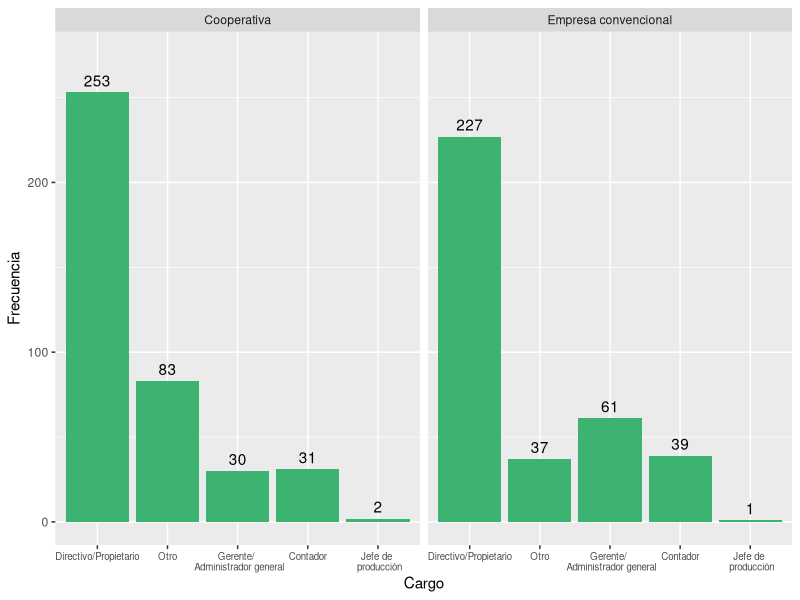
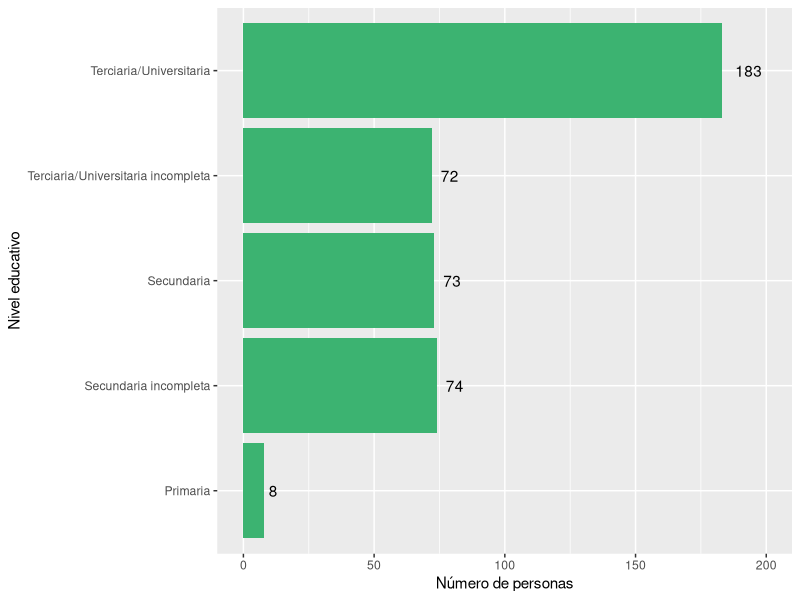
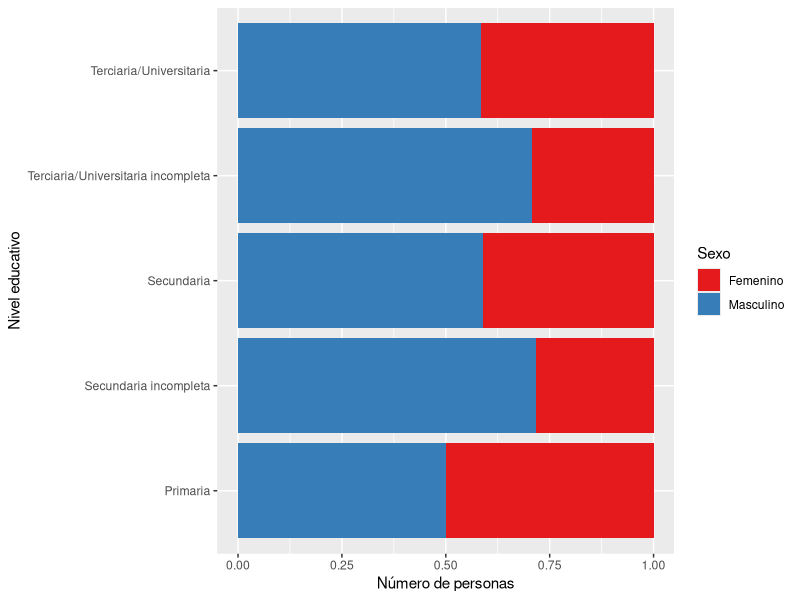
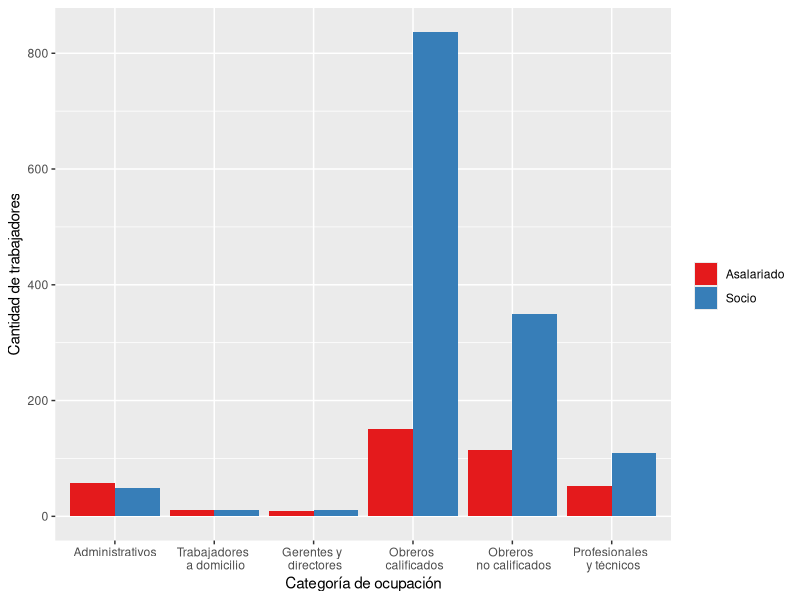
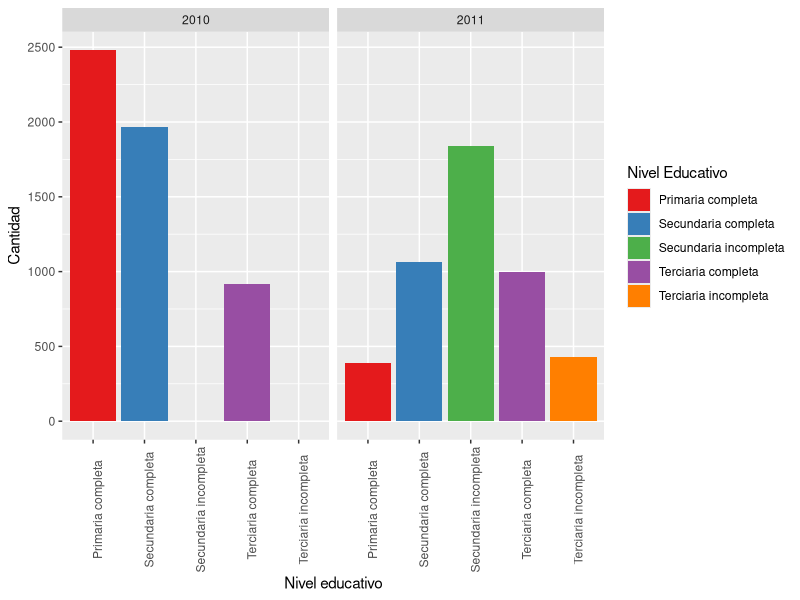
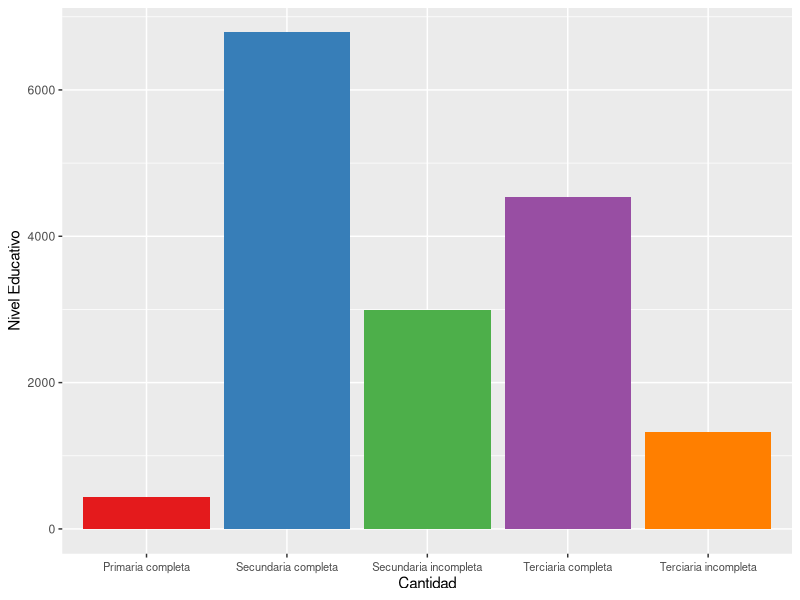
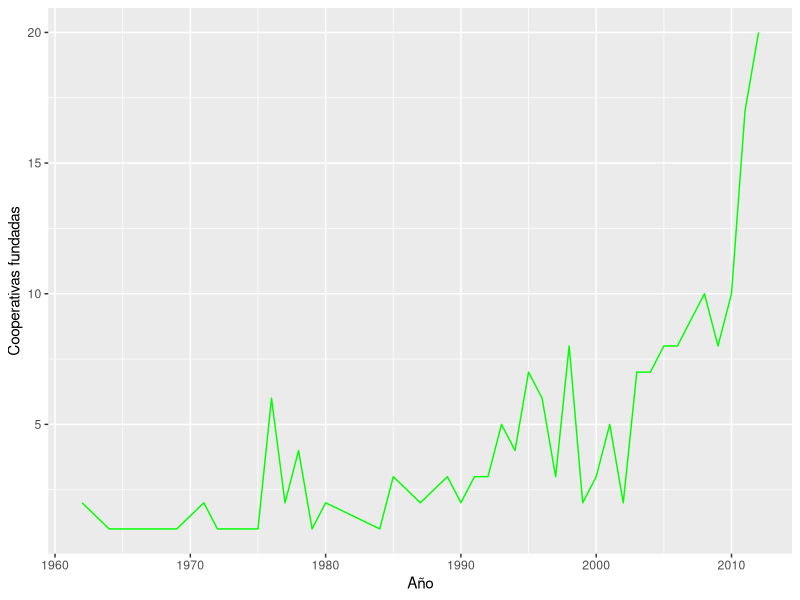
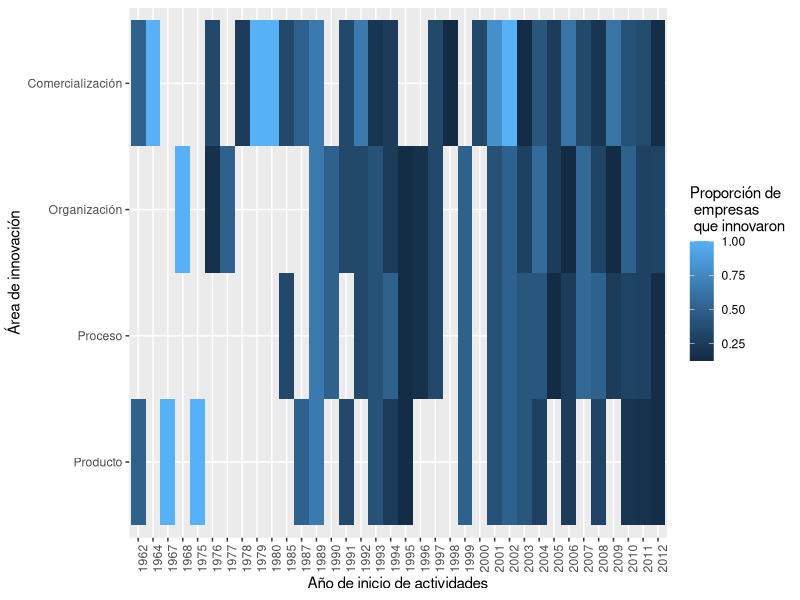

Write the R code that produced these figures, in order.
## ---- chunk 1
knitr::opts_chunk$set(echo = FALSE, fig.pos = 'hbpt', message = FALSE, warning = FALSE, fig.height = 5)
## ---- chunk 2
### PREPARACIÓN DE LOS DATOS ###

library(tidyverse)
library(haven)
library(scales)
library(lubridate)

datos <- read_dta("Datos/2011_2013panel.dta")

#Datos sobre: info general, cantidad de ocupados segun categorias   

gen_ocup <- datos %>% select(form, año, cp, ct, a22cargo, a4, a11a1, a11a2, a11a3,b1, b2SOC1:b2ASALtot, b2SOC135:b2ASALtotf, b3soc2p: b3asal6tuc, starts_with("ciiu"))


#Datos sobre: supervisión y conflicto: gestion, ausentismo

sup_conf <- datos %>%
  select(form, año, f21, f22, f23, f3, f3b1, f3b2, f3b3, f4bactitud, f4ccalidad)

  
#Datos sobre: tecnologia e innovación

tecno <- datos %>%
  select(form, año, g11:g31, g31:g31resul, g4proc:g422emp, g41a, g41b, g43a:g44b)
  
#Opiniones del entrevistado

opinion <- datos %>%
  select(form, año, h1posturaa, h5pacienci, h84educaci, h89sexo)

##Remuneraciones

#Salarios nominales promedio por categoria
Salarios <- datos %>% 
  select(form, año, c31asal:c36rs) 

##Inversion y financiamiento

EdiCons <- datos %>%
  select(Capital=d11capcap, Gastos= d11invgasg, Ingresos=d11invingi, Inversiones=d11invinv, Activo=d11actact)

TotAct <- datos %>%
  select(d16captot:d16acttot)

TotPas <- datos %>%
  select(d2tot)


#Trabajadores que ingresaron y dejaron la cooperativa por edad.
TraIng <- datos %>%
  select(año, b18a35soc:b18atot)

TraDej <- datos %>%
  select(año, b14a35soc:b14atot)

## ---- chunk 3

gen_ocup %>%
  filter(is.na(a22cargo) == FALSE) %>%
  mutate(a22cargo = recode(a22cargo, `1` = "Directivo/Propietario", `2` = "Gerente/ \n Administrador general", `3` = "Contador", `4` = "Jefe de \n producción", `5` = "Otro"), cp = recode(cp, `1` = "Cooperativa", `0` = "Empresa convencional")) %>%
  group_by(cp, a22cargo) %>%
  summarise(Frecuencia = n()) %>%
  ggplot(aes(x = reorder(a22cargo, -Frecuencia))) +
  geom_bar(aes(y = Frecuencia), stat = "identity", fill = "mediumseagreen") +
  facet_wrap(vars(cp)) + 
  geom_text(aes(y = Frecuencia, label = Frecuencia), vjust = -.5) +
  ylim(0, 275) + 
  theme(axis.text.x = element_text(size = 7)) +
  labs(x = "Cargo", y = "Frecuencia") 
## ---- chunk 4
opinion %>%
  filter(is.na(h89sexo) == FALSE) %>%  #En el primer anio no se pregunto
  ggplot() +
  geom_bar(aes(as.factor(h84educaci)), fill = "mediumseagreen") +
  scale_x_discrete(labels = c("Primaria", "Secundaria incompleta", "Secundaria", "Terciaria/Universitaria incompleta", "Terciaria/Universitaria")) +
  coord_flip() +
  labs(x = "Nivel educativo", y = "Número de personas") +
  geom_text(aes(x = h84educaci, y = (..count..), label = (..count..)), stat = "count", hjust = -.5) + ylim(0, 200)
## ---- chunk 5
opinion %>%
  filter(is.na(h89sexo) == FALSE) %>%
  mutate(h89sexo = recode(h89sexo, `1` = "Masculino", `2` = "Femenino")) %>%
  ggplot() +
  geom_bar(aes(as.factor(h84educaci), fill = as.factor(h89sexo)), position = "fill") +
  scale_fill_discrete(labels = c("Masculino", "Femenino")) +
  scale_fill_brewer(palette = "Set1") +
  scale_x_discrete(labels = c("Primaria", "Secundaria incompleta", "Secundaria", "Terciaria/Universitaria incompleta", "Terciaria/Universitaria")) +
  coord_flip() +
  labs(x = "Nivel educativo", y = "Número de personas", fill = "Sexo") 
## ---- chunk 6
gen_ocup %>%
  gather("categoria", "ocup", b2SOC1:b2SOC6, b2ASAL1:b2ASAL6) %>%
  filter(!is.na(categoria), cp == 1) %>%
  mutate(
    cat_ocup = case_when(
               categoria %in% c("b2SOC1", "b2ASAL1") ~ "Gerente_dir",
               categoria %in% c("b2SOC2", "b2ASAL2") ~ "prof_tec",
               categoria %in% c("b2SOC3", "b2ASAL3") ~ "admin",
               categoria %in% c("b2SOC4", "b2ASAL4") ~ "obrero_calif",
               categoria %in% c("b2SOC5", "b2ASAL5") ~ "obrero_nocalif",
               categoria %in% c("b2SOC6", "b2ASAL6") ~ "adomicilio"
               ),
    cat_AS = if_else(categoria %in% c("b2SOC1", "b2SOC2", "b2SOC3", "b2SOC4", "b2SOC5", "b2SOC6"), "Socio", "Asalariado")
    ) %>%
  ggplot() +
  geom_bar(aes(x = cat_ocup, y = ocup, fill = cat_AS), stat = "identity", position = "dodge") +
  scale_x_discrete(labels = c(
    "Administrativos", 
    "Trabajadores \n a domicilio", 
    "Gerentes y \n directores", 
    "Obreros \n calificados", 
    "Obreros \n no calificados", 
    "Profesionales \n y técnicos")
    ) + 
  labs(x = "Categoría de ocupación", y = "Cantidad de trabajadores", fill = "") +
  scale_fill_brewer(palette = "Set1")
## ---- chunk 7
gen_ocup %>%
  select(año, b3soc2p:b3soc6tuc) %>%
  group_by(año) %>%
  summarise(b3soc2p = sum(b3soc2p, na.rm = T),
            b3soc3si = sum(b3soc3si, na.rm = T),
            b3soc4sc = sum(b3soc4sc, na.rm = T),
            b3soc5tui = sum(b3soc5tui, na.rm = T),
            b3soc6tuc = sum(b3soc6tuc, na.rm = T)) %>%
  gather("NivelEducativo", "Cantidad", -año) %>%
  mutate(NivelEducativo = recode(NivelEducativo, b3soc2p = "Primaria completa", b3soc3si = "Secundaria incompleta", b3soc4sc = "Secundaria completa", b3soc5tui = "Terciaria incompleta", b3soc6tuc = "Terciaria completa"), año = recode(año, `1` = 2010, `2` = 2011)) %>% 
  ggplot() +
  geom_bar(aes(x = NivelEducativo, y = Cantidad, fill = NivelEducativo), stat = "identity", position = "dodge") + facet_wrap(~año) + theme(axis.text.x = element_text(angle = 90)) +
  labs(x = "Nivel educativo", y = "Cantidad", fill = "Nivel Educativo") +
  scale_fill_brewer(palette = "Set1")
  
## ---- chunk 8
gen_ocup %>%
  select(año, b3asal2p:b3asal6tuc) %>%
  filter(año == 2) %>% 
  group_by(año) %>%
  summarise(b3asal2p = sum(b3asal2p, na.rm = T),
            b3asal3si = sum(b3asal3si, na.rm = T),
            b3asal4sc = sum(b3asal4sc, na.rm = T),
            b3asal5tui = sum(b3asal5tui, na.rm = T),
            b3asal6tuc = sum(b3asal6tuc, na.rm = T)) %>%
  gather("NivelEducativo", "Cantidad", -año) %>%
  mutate(NivelEducativo = recode(NivelEducativo, b3asal2p = "Primaria completa", b3asal3si = "Secundaria incompleta", b3asal4sc = "Secundaria completa", b3asal5tui = "Terciaria incompleta", b3asal6tuc = "Terciaria completa")) %>% 
 ggplot() +
  geom_bar(aes(y = Cantidad, x = NivelEducativo, fill = NivelEducativo), stat = "identity") +
   theme(axis.text.x = element_text(vjust = 0.5, size = 8), legend.position = "none") +
  labs(x = "Cantidad", y = "Nivel Educativo", colour = "Nivel Educativo") +
  scale_fill_brewer(palette = "Set1")
## ---- chunk 9
inno_arr <- datos %>%
  select(form, año, cp, a4, g4prod, g4proc, g4org, g4com) %>%
  mutate(a4 = as.Date(a4, format = "%d/%m/%Y")) %>%
  filter(a4 > "1800-01-01" & a4 < "2013-01-01", is.na(g4prod) == FALSE, is.na(g4proc) == FALSE, is.na(g4org) == FALSE, is.na(g4com) == FALSE, cp == 1)

inno_arr %>%
  mutate(a4 = year(a4)) %>%
  group_by(a4) %>%
  summarise(n = n()) %>%
  ggplot() +
  geom_line(aes(x = a4, y = n), color = "green") +
  labs(x = "Año", y = "Cooperativas fundadas")
## ---- chunk 10
inno_arr %>%
  gather("tipo", "hubo", g4prod, g4proc, g4org, g4com) %>%
  mutate(a4 = year(a4), hubo = recode(hubo, `1` = "Sí", `2` = "No")) %>%
  group_by(a4, tipo, hubo) %>%
  summarise(n = n()) %>%
  mutate(prop = n/sum(n)) %>%
  filter(hubo != "No") %>%
  ggplot() +
  geom_tile(aes(x = as.factor(a4), y = tipo, fill = prop)) +
  scale_y_discrete(labels = c("Producto", "Proceso", "Organización", "Comercialización")) + 
  labs(x = "Año de inicio de actividades", y = "Área de innovación", fill = "Proporción de \n empresas \n que innovaron") +
  theme(axis.text.x = element_text(angle = 90))
## ---- chunk 11

#ver outliers

gen_ocup %>%
  mutate(tipo_coop = case_when(cp == 1 & is.na(ct) ~ "CP", ct == 1  ~ "CT")) %>%
  filter(a11a1 < 500, a11a2 < 500, a11a3 < 500) %>% #Hay outliers que son posibles errores y afectan mucho la grafica
  gather("tipo_colab", "cantidad", a11a1, a11a2, a11a3) %>%
  mutate(tipo_colab = recode(tipo_colab,a11a1 = "Proveedoras", a11a2 = "Socias", a11a3 = "Clientes")) %>%
  group_by(tipo_colab, cantidad) %>%
  summarise(n = n()) %>%
  ggplot() + 
  geom_bar(aes(x = cantidad, y =  n), stat = "identity", fill = "mediumseagreen") + 
  facet_wrap(vars(tipo_colab)) +
  labs(x = "Número de cooperativas", y = "Frecuencia entre las cooperativas encuestadas")
## ---- chunk 12
gen_ocup %>%
  mutate(tipo_coop = case_when(cp == 1 & is.na(ct) ~ "CP", ct == 1  ~ "CT")) %>%
  filter(a11a1 < 500, a11a2 < 500, a11a3 < 500) %>% #Hay outliers que son posibles errores y afectan mucho la grafica
  gather("tipo_colab", "cantidad", a11a1, a11a2, a11a3) %>%
  mutate(tipo_colab = recode(tipo_colab,a11a1 = "Proveedoras", a11a2 = "Socias", a11a3 = "Clientes")) %>%
  group_by(tipo_colab, cantidad) %>%
  filter(cantidad > 15)

## ---- chunk 13
dat_5 <- datos %>%
  select(form, año, f3, h5pacienci, h1posturaa, h89sexo) %>%
  filter(año == 2, is.na(f3) == FALSE, is.na(h5pacienci) == FALSE ) %>%
  mutate(h89sexo = recode(h89sexo, `1` = "Masculino", `2` = "Femenino"), f3 = recode(f3, `1` = "Sí", `2` = "No"))


  ggplot(dat_5) +
    geom_bar(aes(x = as.factor(h5pacienci), fill = as.factor(f3)), position = "fill") +
    labs(x = "Nivel de paciencia", y = "Proporción", fill = "¿Es el ausentismo \n un problema \n en su cooperativa?") +
    scale_fill_brewer(palette = "Accent")
## ---- chunk 14
dat_7 <- datos %>%
  select(form, año, g11, g12, g13, g14, g15) 

dat_7 %>%
  filter(año == 1) %>%
  group_by(g14, g12 ) %>%
  summarise(n = n()) %>%
  mutate(prop = round(n/sum(n), 4)) %>%
  ggplot(aes(x = as.factor(g14), y = as.factor(g12))) +
  geom_tile(aes(fill = prop)) +
  geom_text(aes(label = prop), color = "white") +
  scale_x_discrete(labels = c("Mucho peor", "Peor", "Igual", "Mejor", "Mucho mejor")) +
  scale_y_discrete(labels = c("Mucho peor", "Peor", "Igual", "Mejor", "Mucho mejor")) +
  labs(x = "Capacitación de personal", y = "Capacidad de producción", fill = "Proporción")
## ---- chunk 15
dat_7 <- datos %>%
  select(form, año, g11, g12, g13, g14, g15) 

dat_7 %>%
  filter(año == 1) %>%
  group_by(g15, g12 ) %>%
  summarise(n = n()) %>%
  mutate(prop = round(n/sum(n), 4)) %>%
  ggplot(aes(x = as.factor(g15), y = as.factor(g12))) +
  geom_tile(aes(fill = prop)) +
  geom_text(aes(label = prop), color = "white") +
  scale_x_discrete(labels = c("Mucho peor", "Peor", "Igual", "Mejor", "Mucho mejor")) +
  scale_y_discrete(labels = c("Mucho peor", "Peor", "Igual", "Mejor", "Mucho mejor")) +
  labs(x = "Maquinaria y equipos", y = "Capacidad de producción", fill = "Proporción")
## ---- chunk 16
datos %>%
  select(cp, form, año, g31:g31resul) %>%
  mutate(cp = recode(cp, `1` = "Cooperativa", `0` = "Empresa convencional")) %>%
  filter(g31 == 1, is.na(g31resul) == FALSE) %>%
  ggplot() +
  geom_boxplot(aes(x = as.factor(g31resul), y = g31inv)) +
  scale_y_log10(breaks = trans_breaks("log10", function(x) 10^x),
              labels = trans_format("log10", math_format(10^.x))) +
  facet_wrap(vars(cp)) + 
  scale_x_discrete(labels = c("Malo", "Nulo", "Bueno", "Muy bueno")) +
  labs(x = "Resultado de la inversión", y = "Monto de la inversión (escala log10)")
## ---- chunk 17
datos %>%
  select(cp, form, a4, año, e44 , e14) %>%
  mutate(
    a4 = as.Date(a4, format = "%d/%m/%Y"), 
    año = recode(año, `1` = "2010", `2` = "2011"), 
    cp = recode(cp, `0` = "Empresa convencional", `1` = "Cooperativa")
    ) %>%
  filter(year(a4) < 2000) %>% 
ggplot(aes(e44, e14)) +
  geom_point(color = "mediumseagreen") +
  geom_abline(aes(intercept = 0, slope = 45)) +
  facet_grid(vars(cp), vars(año)) + 
  scale_y_log10(breaks = trans_breaks("log10", function(x) 10^x),
              labels = trans_format("log10", math_format(10^.x))) +
  scale_x_log10(breaks = trans_breaks("log10", function(x) 10^x),
              labels = trans_format("log10", math_format(10^.x))) +
  labs(x = "Total de ingresos", y = "Total de gastos") 
 
## ---- chunk 18
inno_arr %>% 
  ggplot() +
   geom_bar(aes(as.factor(year(a4)), fill = as.factor(g4prod)), position = "fill") +
   scale_fill_discrete(labels = c("Si", "No" )) +
   labs(x = "Año de inicio de actividades", y = "Proporción", fill = "¿Hubo innovación en producto?") +
   theme(axis.text.x = element_text(angle = 90)) 

## ---- chunk 19

ggplot(inno_arr) +
  geom_bar(aes(as.factor(year(a4)), fill = as.factor(g4proc)), position = "fill") +
  scale_fill_discrete(labels = c("Si", "No" )) +
  labs(x = "Año de inicio de actividades", y = "Proporción", fill = "¿Hubo innovación en proceso?") +
   theme(axis.text.x = element_text(angle = 90)) 

## ---- chunk 20

ggplot(inno_arr) +
  geom_bar(aes(as.factor(year(a4)), fill = as.factor(g4org)), position = "fill") +
  scale_fill_discrete(labels = c("Si", "No" )) +
  labs(x = "Año de inicio de actividades", y = "Proporción", fill = "¿Hubo innovación en organización?") +
   theme(axis.text.x = element_text(angle = 90)) 

## ---- chunk 21

ggplot(inno_arr) +
  geom_bar(aes(as.factor(year(a4)), fill = as.factor(g4com)), position = "fill") +
  scale_fill_discrete(labels = c("Si", "No" )) +
  labs(x = "Año de inicio de actividades", y = "Proporción", fill = "¿Hubo innovación en comercialización?") +
   theme(axis.text.x = element_text(angle = 90)) 
